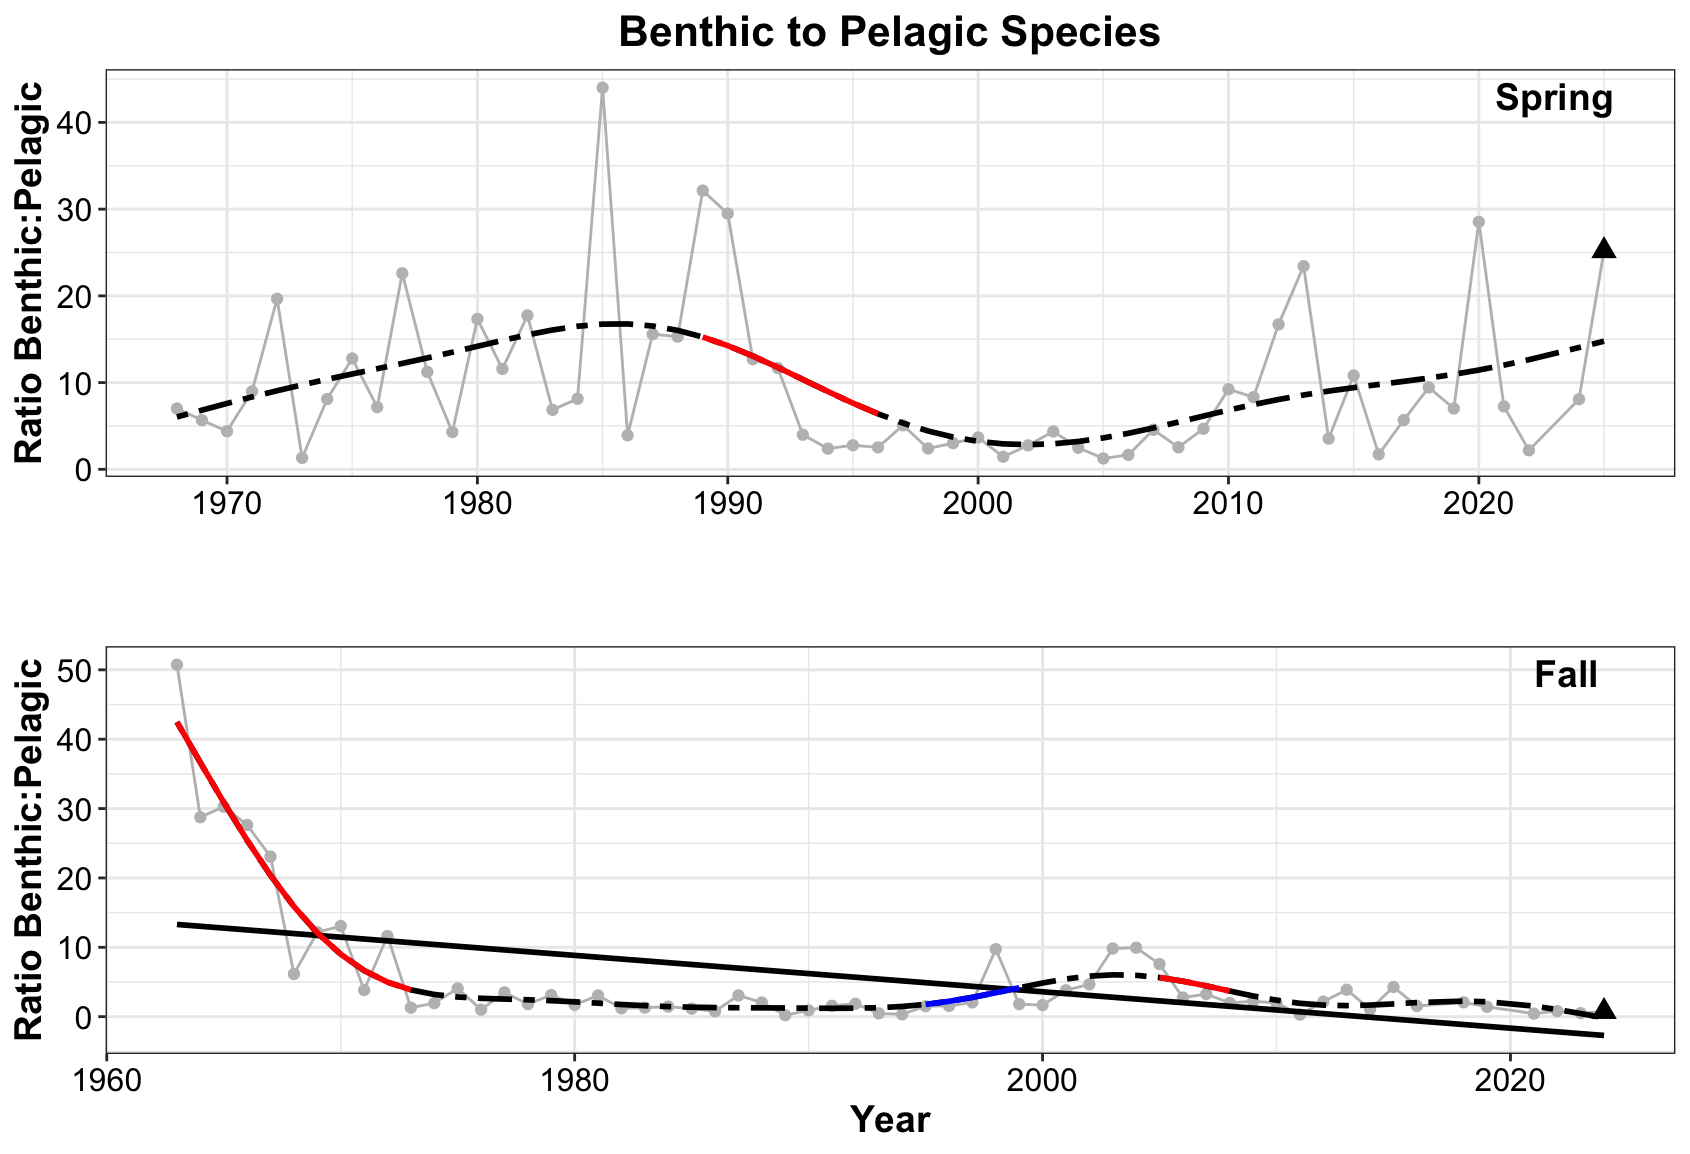

Write R code to recreate this figure.
#   **LAST UPDATED: September 15, 2025**


###load required functions
#  You will need to download the functions from here https://gist.github.com/gavinsimpson/e73f011fdaaab4bb5a30

setwd("~/Desktop/NYB_Indicators_Calculations")
source("Deriv.R")
library(mgcv)
library(ggplot2)
#library(mgcViz)
library(ggpubr)

#######Load the datasets
setwd("~/Desktop/NYB_Indicators_Calculations/Final_Timeseries_Figures/Timeseries_Files_2025")

ds_p<-read.csv("pelagic_spring_2025.csv", header = TRUE)
ds_b<-read.csv('benthic_spring_2025.csv', header = TRUE)

b_to_p = ds_b$strat.biomass / ds_p$strat.biomass # Create the ratio

ds_p$ratio = b_to_p

#calculate the 30th a and 70th percentiles for the short term column of the indicators report
qds_p = quantile(ds_p$ratio, probs = c(.30, .70))

# find the last 5 years mean
mn_ds_p5 = mean(ds_p$ratio[ds_p$YEAR >= 2020])
# what quintile the data is in
mn_ds_p5 >qds_p


# Creat a GAM - adjust k and remember to check model
mod<- gam(ratio ~ s(YEAR, k=10), data = ds_p)
summary(mod) #check out model
gam.check(mod)

pdata <- with(ds_p, data.frame(YEAR = YEAR))
p2_mod <- predict(mod, newdata = pdata,  type = "terms", se.fit = TRUE)
intercept = 9.797792       # look at p2_mod and extract the intercept
pdata <- transform(pdata, p2_mod = p2_mod$fit[,1], se2 = p2_mod$se.fit[,1])

#  Now that we have the model prediction, the next step is to calculate the first derivative
#  Then determine which increases and decreases are significant
Term = "YEAR"
mod.d <- Deriv(mod, n=57) # n is the number of YEARs
mod.dci <- confint(mod.d, term = Term)
mod.dsig <- signifD(pdata$p2_mod, d = mod.d[[Term]]$deriv,
                    +                    mod.dci[[Term]]$upper, mod.dci[[Term]]$lower)

# Take a quick look to make sure it appears ok before final plotting
plot(ratio ~ YEAR, data = ds_p)
lines(ratio ~ YEAR, data = ds_p)
lines(p2_mod+intercept ~ YEAR, data = pdata, type = "n")
lines(p2_mod+intercept ~ YEAR, data = pdata)
lines(unlist(mod.dsig$incr)+intercept ~ YEAR, data = pdata, col = "blue", lwd = 3)
lines(unlist(mod.dsig$decr)+intercept ~ YEAR, data = pdata, col = "red", lwd = 3)

linearMod<- lm(ratio ~ YEAR, data=ds_p)
summary(linearMod)

p1 = ggplot() + 
  geom_line(data = ds_p, aes(x = YEAR, y = ratio), color = 'grey') +
  geom_point(data = ds_p, aes(x = YEAR, y = ratio), color = 'gray') + 
  geom_point(data = ds_p[57, ], aes(x = YEAR, y = ratio), shape = 17, size = 3) + 
  #geom_smooth(data = ds, aes(x = YEAR, y = strat.biomass), method = lm, se = FALSE, color = 'black') + 
  geom_line(data=pdata, aes(x = YEAR, y = p2_mod+intercept), se = FALSE, color = 'black', linetype = 'twodash', size = 1) + 
  geom_line(data = pdata, aes(y = unlist(mod.dsig$incr)+intercept, x = YEAR), color = "blue", size = 1) + 
  geom_line(data = pdata, aes(y = unlist(mod.dsig$decr)+intercept, x = YEAR), color = 'red', size = 1) + 
  theme_bw() +
  labs (y = bquote("Ratio Benthic:Pelagic"), x = '', title = 'Benthic to Pelagic Species') + 
  theme(plot.title=element_text(size = 16,face = 'bold',hjust = 0.5), axis.title=element_text(size = 14, face = 'bold'), axis.text= element_text(color = 'black', size = 12))

## FALL
ds2_p<-read.csv("pelagic_fall_2025.csv", header = TRUE)
ds2_b<-read.csv("benthic_fall_2025.csv", header = TRUE)
ds2_p$ratio = ds2_b$strat.biomass / ds2_p$strat.biomass

#calculate the 30th a and 70th percentiles for the short term column of the indicators report
qds2_p = quantile(ds2_p$ratio, probs = c(.30, .70))

# find the last 5 years mean
mn_ds2_p5 = mean(ds2_p$ratio[ds2_p$YEAR >= 2019])
# what quintile the data is in
mn_ds2_p5 >qds2_p

# Creat a GAM - adjust k and remember to check model
mod2<- gam(ratio ~ s(YEAR, k=10), data = ds2_p)
summary(mod2) #check out model
gam.check(mod2)

pdata2 <- with(ds2_p, data.frame(YEAR = YEAR))
p2_mod2 <- predict(mod2, newdata = pdata2,  type = "terms", se.fit = TRUE)
intercept2 = 5.511384       # look at p2_mod and extract the intercept
pdata2 <- transform(pdata2, p2_mod2 = p2_mod2$fit[,1], se2 = p2_mod2$se.fit[,1])

#  Now that we have the model prediction, the next step is to calculate the first derivative
#  Then determine which increases and decreases are significant
Term = "YEAR"
mod2.d <- Deriv(mod2, n=60) # n is the number of YEARs
mod2.dci <- confint(mod2.d, term = Term)
mod2.dsig <- signifD(pdata2$p2_mod2, d = mod2.d[[Term]]$deriv,
                     +                    mod2.dci[[Term]]$upper, mod2.dci[[Term]]$lower)

# Take a quick look to make sure it appears ok before final plotting
plot(ratio ~ YEAR, data = ds2_p)
lines(ratio ~ YEAR, data = ds2_p)
lines(p2_mod2+intercept2 ~ YEAR, data = pdata2, type = "n")
lines(p2_mod2+intercept2 ~ YEAR, data = pdata2)
lines(unlist(mod2.dsig$incr)+intercept2 ~ YEAR, data = pdata2, col = "blue", lwd = 3)
lines(unlist(mod2.dsig$decr)+intercept2 ~ YEAR, data = pdata2, col = "red", lwd = 3)

linearmod2<- lm(ratio ~ YEAR, data=ds2_p)
summary(linearmod2)

p2 = ggplot() + 
  geom_line(data = ds2_p, aes(x = YEAR, y = ratio), color = 'grey') +
  geom_point(data = ds2_p, aes(x = YEAR, y = ratio), color = 'gray') + 
  geom_point(data = ds2_p[60, ], aes(x = YEAR, y = ratio), shape = 17, size = 3) + 
  geom_smooth(data = ds2_p, aes(x = YEAR, y = ratio), method = lm, se = FALSE, color = 'black') + 
  geom_line(data=pdata2, aes(x = YEAR, y = p2_mod2+intercept2), se = FALSE, color = 'black', linetype = 'twodash', size = 1) + 
  geom_line(data = pdata2, aes(y = unlist(mod2.dsig$incr)+intercept2, x = YEAR), color = "blue", size = 1) + 
  geom_line(data = pdata2, aes(y = unlist(mod2.dsig$decr)+intercept2, x = YEAR), color = 'red', size = 1) + 
  theme_bw() +
  labs (y = bquote("Ratio Benthic:Pelagic"), x = 'Year', title = '') + 
  theme(plot.title=element_text(size = 16,face = 'bold',hjust = 0.5), axis.title=element_text(size = 14, face = 'bold'), axis.text= element_text(color = 'black', size = 12))


ggarrange(p1, p2, 
          labels = c("Spring", " Fall"),
          label.x = c(.85,.88),
          label.y = c(0.88,0.88),
          font.label = (face = 'Italic'),
          ncol = 1, nrow = 2)
